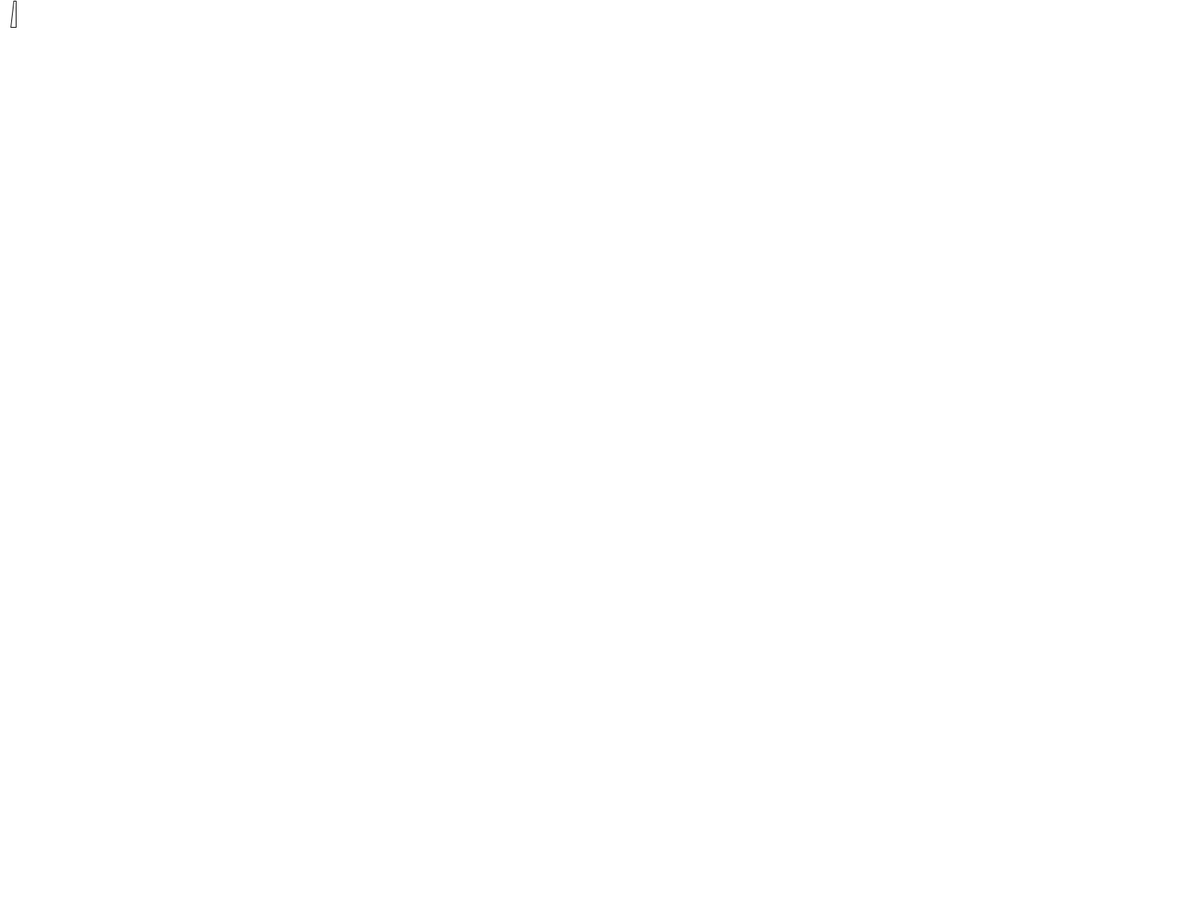
Frame 1 (no input)
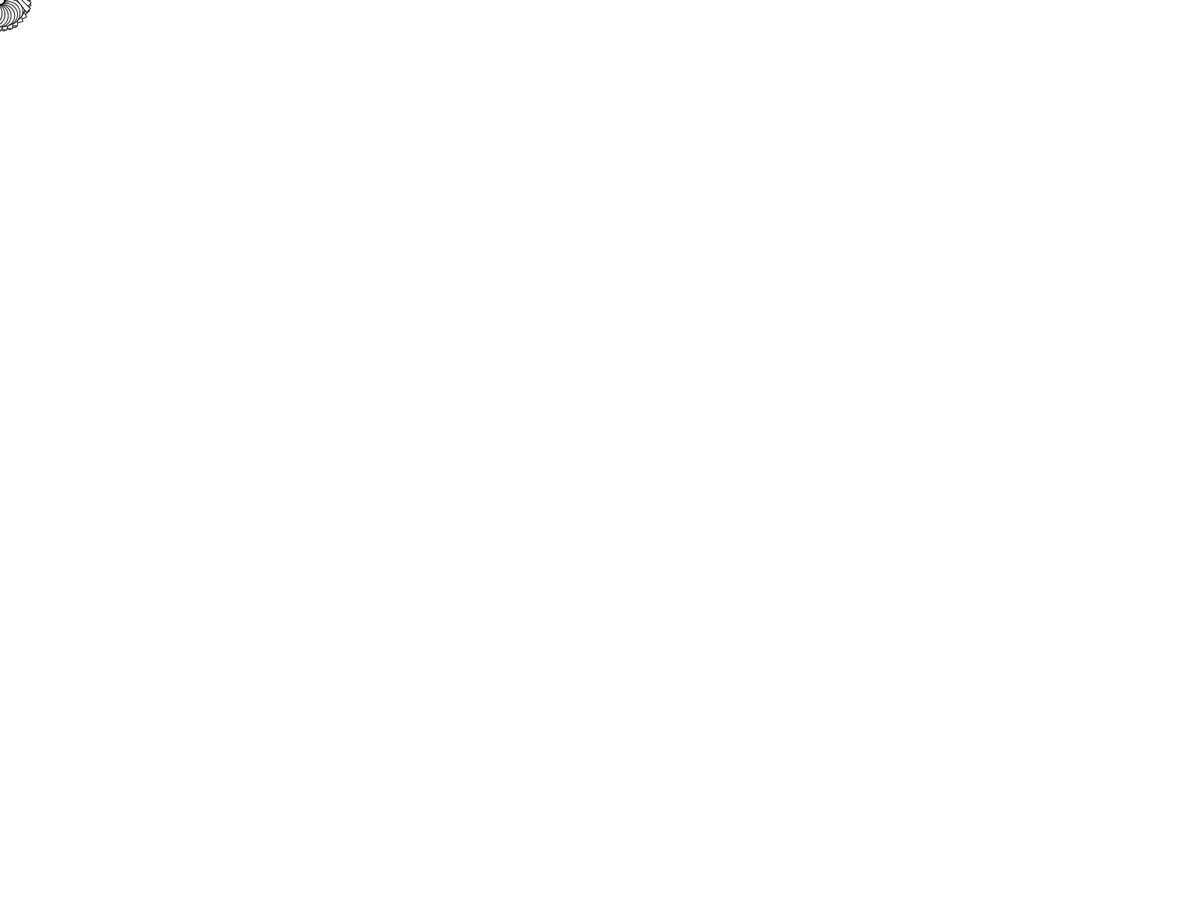
Frame 60 (the mouse pressed at the canvas centre just before this capture)
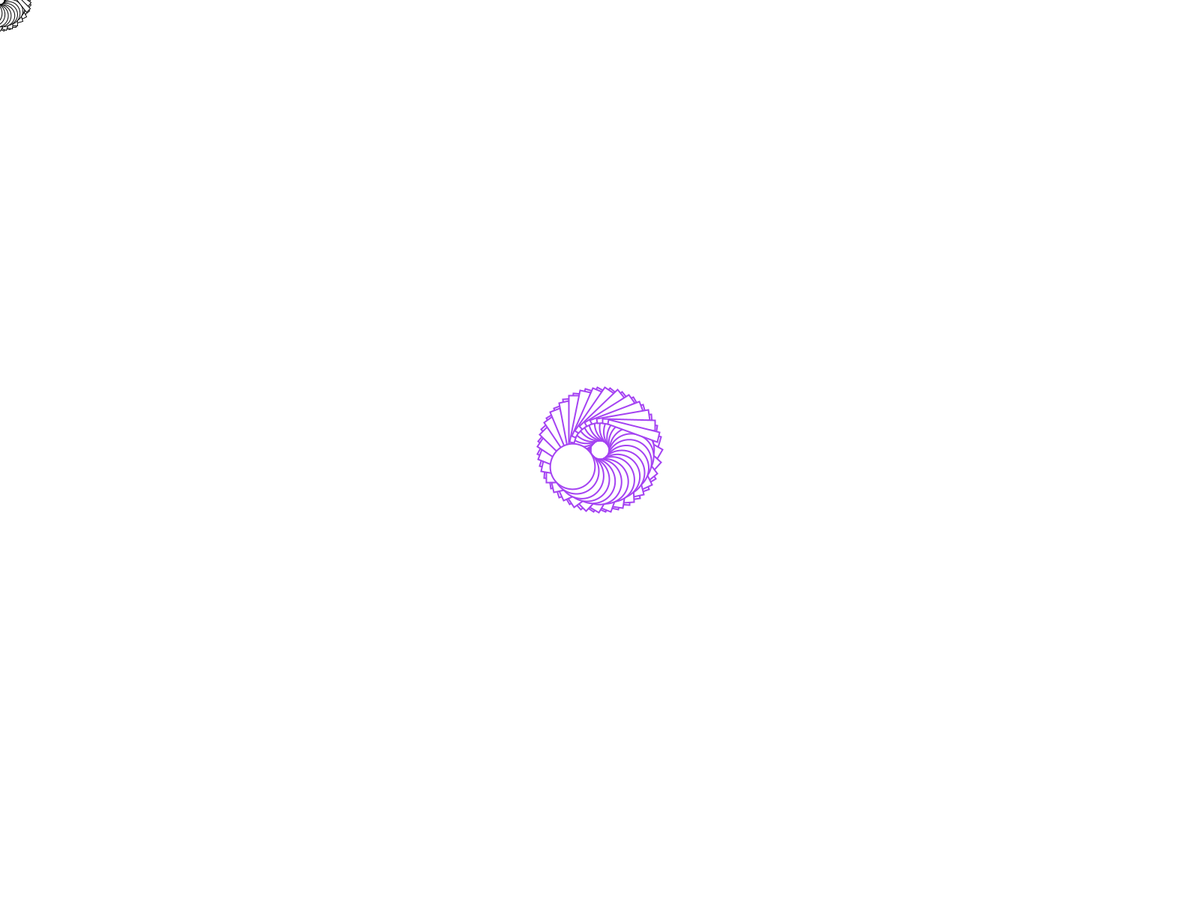
Frame 120 (the mouse held since frame 60 and released just before this capture)

The Processing sketch that drew these frames (run headless with seeded random() and noise(); from frame 60 on, the mouse is pressed at the canvas centre):

// Processing sketch: Project_Spinning_Shapes
// ── Project_Spinning_Shapes.pde
void setup()
{
  fullScreen();
  background(255);
  
  //size (1440,1440);
}

float angle =0;
void draw(){
  translate(mouseX,mouseY);
  rotate(angle);
  if(mousePressed)
  {
    scale(2);
  }
  
  angle +=0.2;
   quad (18, 1, 21, 1, 21, 36, 14, 36);
   ellipse (-15,-15,30,30);

}

  void mousePressed(){
  stroke(random(0,255),random(0,255),random(0,255));
}

void keyPressed(){
  stroke(random(0,255),random(0,255),random(0,255));
}
